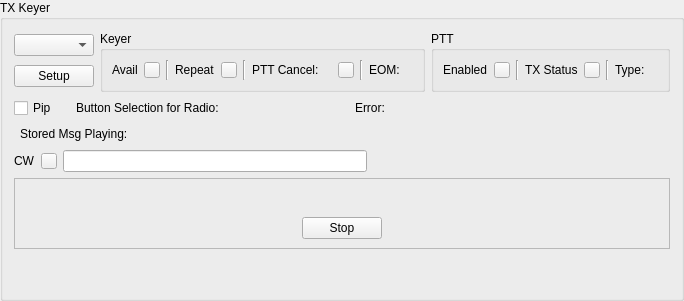
<?xml version="1.0" encoding="UTF-8"?>
<ui version="4.0">
 <class>TxVmButtonsFrame</class>
 <widget class="QGroupBox" name="TxVmButtonsFrame">
  <property name="geometry">
   <rect>
    <x>0</x>
    <y>0</y>
    <width>670</width>
    <height>301</height>
   </rect>
  </property>
  <property name="windowTitle">
   <string>GroupBox</string>
  </property>
  <property name="title">
   <string>TX Keyer</string>
  </property>
  <layout class="QVBoxLayout" name="verticalLayout_6">
   <item>
    <layout class="QVBoxLayout" name="verticalLayout">
     <item>
      <layout class="QHBoxLayout" name="horizontalLayout_18">
       <item>
        <layout class="QVBoxLayout" name="verticalLayout_3">
         <item>
          <widget class="QComboBox" name="voiceKeyerSelect"/>
         </item>
         <item>
          <widget class="QPushButton" name="vmSetupPb">
           <property name="text">
            <string>Setup</string>
           </property>
          </widget>
         </item>
        </layout>
       </item>
       <item>
        <widget class="QGroupBox" name="keyerIndicatorGroupBox">
         <property name="title">
          <string>Keyer</string>
         </property>
         <layout class="QVBoxLayout" name="verticalLayout_2">
          <item>
           <layout class="QHBoxLayout" name="horizontalLayout_5">
            <item>
             <widget class="QLabel" name="availLabel">
              <property name="text">
               <string>Avail</string>
              </property>
             </widget>
            </item>
            <item>
             <widget class="QPushButton" name="availIndicator">
              <property name="sizePolicy">
               <sizepolicy hsizetype="Fixed" vsizetype="Fixed">
                <horstretch>0</horstretch>
                <verstretch>0</verstretch>
               </sizepolicy>
              </property>
              <property name="maximumSize">
               <size>
                <width>16</width>
                <height>16</height>
               </size>
              </property>
              <property name="focusPolicy">
               <enum>Qt::FocusPolicy::NoFocus</enum>
              </property>
              <property name="text">
               <string/>
              </property>
             </widget>
            </item>
            <item>
             <widget class="Line" name="vmAvailIndicatorLine">
              <property name="orientation">
               <enum>Qt::Orientation::Vertical</enum>
              </property>
             </widget>
            </item>
            <item>
             <layout class="QHBoxLayout" name="horizontalLayout_4">
              <item>
               <widget class="QLabel" name="repeatLabel">
                <property name="text">
                 <string>Repeat</string>
                </property>
               </widget>
              </item>
              <item>
               <widget class="QPushButton" name="repeatIndicator">
                <property name="sizePolicy">
                 <sizepolicy hsizetype="Fixed" vsizetype="Fixed">
                  <horstretch>0</horstretch>
                  <verstretch>0</verstretch>
                 </sizepolicy>
                </property>
                <property name="maximumSize">
                 <size>
                  <width>16</width>
                  <height>16</height>
                 </size>
                </property>
                <property name="focusPolicy">
                 <enum>Qt::FocusPolicy::NoFocus</enum>
                </property>
                <property name="text">
                 <string/>
                </property>
               </widget>
              </item>
              <item>
               <widget class="Line" name="vmRepeatLine">
                <property name="orientation">
                 <enum>Qt::Orientation::Vertical</enum>
                </property>
               </widget>
              </item>
              <item>
               <layout class="QHBoxLayout" name="horizontalLayout_13">
                <item>
                 <layout class="QHBoxLayout" name="horizontalLayout">
                  <item>
                   <widget class="QLabel" name="pttCancelLabel">
                    <property name="text">
                     <string>PTT Cancel:</string>
                    </property>
                   </widget>
                  </item>
                  <item>
                   <widget class="QLabel" name="pttCancelControlDisplay">
                    <property name="text">
                     <string/>
                    </property>
                   </widget>
                  </item>
                  <item>
                   <widget class="QPushButton" name="pttCancelIndicator">
                    <property name="sizePolicy">
                     <sizepolicy hsizetype="Fixed" vsizetype="Fixed">
                      <horstretch>0</horstretch>
                      <verstretch>0</verstretch>
                     </sizepolicy>
                    </property>
                    <property name="maximumSize">
                     <size>
                      <width>16</width>
                      <height>16</height>
                     </size>
                    </property>
                    <property name="focusPolicy">
                     <enum>Qt::FocusPolicy::NoFocus</enum>
                    </property>
                    <property name="text">
                     <string/>
                    </property>
                   </widget>
                  </item>
                  <item>
                   <widget class="Line" name="pttCancelVertLine">
                    <property name="orientation">
                     <enum>Qt::Orientation::Vertical</enum>
                    </property>
                   </widget>
                  </item>
                 </layout>
                </item>
                <item>
                 <widget class="QLabel" name="eomLabel">
                  <property name="text">
                   <string>EOM:</string>
                  </property>
                 </widget>
                </item>
                <item>
                 <widget class="QLabel" name="eomText">
                  <property name="text">
                   <string/>
                  </property>
                 </widget>
                </item>
                <item>
                 <spacer name="horizontalSpacer_3">
                  <property name="orientation">
                   <enum>Qt::Orientation::Horizontal</enum>
                  </property>
                  <property name="sizeHint" stdset="0">
                   <size>
                    <width>40</width>
                    <height>20</height>
                   </size>
                  </property>
                 </spacer>
                </item>
               </layout>
              </item>
             </layout>
            </item>
           </layout>
          </item>
         </layout>
        </widget>
       </item>
       <item>
        <layout class="QHBoxLayout" name="horizontalLayout_14">
         <item>
          <widget class="QGroupBox" name="pttIndicatorGroupBox">
           <property name="title">
            <string>PTT</string>
           </property>
           <layout class="QHBoxLayout" name="horizontalLayout_10">
            <item>
             <layout class="QHBoxLayout" name="horizontalLayout_11">
              <item>
               <layout class="QHBoxLayout" name="horizontalLayout_12">
                <item>
                 <widget class="QLabel" name="pttEnabledLabel">
                  <property name="text">
                   <string>Enabled</string>
                  </property>
                 </widget>
                </item>
                <item>
                 <widget class="QPushButton" name="pttEnabledIndicator">
                  <property name="sizePolicy">
                   <sizepolicy hsizetype="Fixed" vsizetype="Fixed">
                    <horstretch>0</horstretch>
                    <verstretch>0</verstretch>
                   </sizepolicy>
                  </property>
                  <property name="maximumSize">
                   <size>
                    <width>16</width>
                    <height>16</height>
                   </size>
                  </property>
                  <property name="focusPolicy">
                   <enum>Qt::FocusPolicy::NoFocus</enum>
                  </property>
                  <property name="text">
                   <string/>
                  </property>
                 </widget>
                </item>
               </layout>
              </item>
              <item>
               <layout class="QHBoxLayout" name="horizontalLayout_6">
                <item>
                 <widget class="Line" name="line_3">
                  <property name="orientation">
                   <enum>Qt::Orientation::Vertical</enum>
                  </property>
                 </widget>
                </item>
                <item>
                 <widget class="QLabel" name="txStatusLabel">
                  <property name="text">
                   <string>TX Status</string>
                  </property>
                 </widget>
                </item>
                <item>
                 <widget class="QPushButton" name="txStatusIndicator">
                  <property name="sizePolicy">
                   <sizepolicy hsizetype="Fixed" vsizetype="Fixed">
                    <horstretch>0</horstretch>
                    <verstretch>0</verstretch>
                   </sizepolicy>
                  </property>
                  <property name="maximumSize">
                   <size>
                    <width>16</width>
                    <height>16</height>
                   </size>
                  </property>
                  <property name="focusPolicy">
                   <enum>Qt::FocusPolicy::NoFocus</enum>
                  </property>
                  <property name="text">
                   <string/>
                  </property>
                 </widget>
                </item>
                <item>
                 <layout class="QHBoxLayout" name="horizontalLayout_8">
                  <item>
                   <widget class="Line" name="line_4">
                    <property name="orientation">
                     <enum>Qt::Orientation::Vertical</enum>
                    </property>
                   </widget>
                  </item>
                  <item>
                   <widget class="QLabel" name="pttTypeLabel">
                    <property name="text">
                     <string>Type:</string>
                    </property>
                   </widget>
                  </item>
                  <item>
                   <widget class="QLabel" name="pttTypeText">
                    <property name="text">
                     <string/>
                    </property>
                   </widget>
                  </item>
                 </layout>
                </item>
               </layout>
              </item>
             </layout>
            </item>
           </layout>
          </widget>
         </item>
         <item>
          <spacer name="horizontalSpacer_2">
           <property name="orientation">
            <enum>Qt::Orientation::Horizontal</enum>
           </property>
           <property name="sizeHint" stdset="0">
            <size>
             <width>40</width>
             <height>20</height>
            </size>
           </property>
          </spacer>
         </item>
        </layout>
       </item>
      </layout>
     </item>
    </layout>
   </item>
   <item>
    <layout class="QHBoxLayout" name="horizontalLayout_17">
     <item>
      <layout class="QHBoxLayout" name="horizontalLayout_7">
       <item>
        <widget class="QCheckBox" name="pipCb">
         <property name="text">
          <string>Pip</string>
         </property>
        </widget>
       </item>
       <item>
        <widget class="QLabel" name="noExtKeyerLabel">
         <property name="text">
          <string/>
         </property>
        </widget>
       </item>
       <item>
        <layout class="QHBoxLayout" name="horizontalLayout_15">
         <item>
          <layout class="QHBoxLayout" name="horizontalLayout_9">
           <item>
            <widget class="QLabel" name="buttonSelectionLbl">
             <property name="text">
              <string>Button Selection for Radio:</string>
             </property>
            </widget>
           </item>
           <item>
            <widget class="QLabel" name="saveByRadioNameText">
             <property name="text">
              <string/>
             </property>
            </widget>
           </item>
           <item>
            <widget class="QLabel" name="sAndPLabel">
             <property name="text">
              <string/>
             </property>
            </widget>
           </item>
           <item>
            <spacer name="horizontalSpacer_4">
             <property name="orientation">
              <enum>Qt::Orientation::Horizontal</enum>
             </property>
             <property name="sizeHint" stdset="0">
              <size>
               <width>40</width>
               <height>20</height>
              </size>
             </property>
            </spacer>
           </item>
          </layout>
         </item>
         <item>
          <widget class="QLabel" name="errorTitleLabel">
           <property name="text">
            <string>Error:</string>
           </property>
          </widget>
         </item>
         <item>
          <widget class="QLabel" name="errorMeassageDisplay">
           <property name="text">
            <string/>
           </property>
          </widget>
         </item>
         <item>
          <spacer name="horizontalSpacer_9">
           <property name="orientation">
            <enum>Qt::Orientation::Horizontal</enum>
           </property>
           <property name="sizeHint" stdset="0">
            <size>
             <width>40</width>
             <height>20</height>
            </size>
           </property>
          </spacer>
         </item>
        </layout>
       </item>
      </layout>
     </item>
    </layout>
   </item>
   <item>
    <layout class="QVBoxLayout" name="verticalLayout_4">
     <item>
      <layout class="QHBoxLayout" name="horizontalLayout_16">
       <item>
        <layout class="QHBoxLayout" name="cwSpeedSliderHorizontalLayout">
         <item>
          <widget class="QFrame" name="cwSpeedSliderFrame">
           <property name="frameShape">
            <enum>QFrame::Shape::StyledPanel</enum>
           </property>
           <property name="frameShadow">
            <enum>QFrame::Shadow::Raised</enum>
           </property>
          </widget>
         </item>
        </layout>
       </item>
       <item>
        <layout class="QHBoxLayout" name="horizontalLayout_2">
         <item>
          <widget class="QLabel" name="cwMesssagePlayingLabel">
           <property name="text">
            <string>Stored Msg Playing:</string>
           </property>
          </widget>
         </item>
         <item>
          <widget class="QLabel" name="cwMessagePlayingDisplay">
           <property name="text">
            <string/>
           </property>
          </widget>
         </item>
         <item>
          <spacer name="horizontalSpacer">
           <property name="orientation">
            <enum>Qt::Orientation::Horizontal</enum>
           </property>
           <property name="sizeHint" stdset="0">
            <size>
             <width>40</width>
             <height>20</height>
            </size>
           </property>
          </spacer>
         </item>
        </layout>
       </item>
      </layout>
     </item>
     <item>
      <layout class="QHBoxLayout" name="horizontalLayout_3">
       <item>
        <widget class="QLabel" name="cwEntryLabel">
         <property name="text">
          <string>CW</string>
         </property>
        </widget>
       </item>
       <item>
        <widget class="QPushButton" name="cwFreeTextPlayingIndicator">
         <property name="sizePolicy">
          <sizepolicy hsizetype="Fixed" vsizetype="Fixed">
           <horstretch>0</horstretch>
           <verstretch>0</verstretch>
          </sizepolicy>
         </property>
         <property name="maximumSize">
          <size>
           <width>16</width>
           <height>16</height>
          </size>
         </property>
         <property name="focusPolicy">
          <enum>Qt::FocusPolicy::NoFocus</enum>
         </property>
         <property name="text">
          <string/>
         </property>
        </widget>
       </item>
       <item>
        <widget class="QLineEdit" name="cwEntry"/>
       </item>
       <item>
        <spacer name="horizontalSpacer_5">
         <property name="orientation">
          <enum>Qt::Orientation::Horizontal</enum>
         </property>
         <property name="sizeHint" stdset="0">
          <size>
           <width>40</width>
           <height>20</height>
          </size>
         </property>
        </spacer>
       </item>
      </layout>
     </item>
     <item>
      <widget class="QFrame" name="buttonGridOuterFrame">
       <property name="frameShape">
        <enum>QFrame::Shape::StyledPanel</enum>
       </property>
       <property name="frameShadow">
        <enum>QFrame::Shadow::Raised</enum>
       </property>
       <layout class="QHBoxLayout" name="horizontalLayout_19">
        <item>
         <layout class="QVBoxLayout" name="verticalLayout_5">
          <item>
           <layout class="QHBoxLayout" name="vmButtonsHorizLayout">
            <item>
             <spacer name="vmButtonsLeftSpacer">
              <property name="orientation">
               <enum>Qt::Orientation::Horizontal</enum>
              </property>
              <property name="sizeHint" stdset="0">
               <size>
                <width>40</width>
                <height>20</height>
               </size>
              </property>
             </spacer>
            </item>
            <item>
             <widget class="QFrame" name="buttonGridContainer">
              <property name="frameShape">
               <enum>QFrame::Shape::StyledPanel</enum>
              </property>
              <property name="frameShadow">
               <enum>QFrame::Shadow::Raised</enum>
              </property>
             </widget>
            </item>
            <item>
             <spacer name="horizontalSpacer_8">
              <property name="orientation">
               <enum>Qt::Orientation::Horizontal</enum>
              </property>
              <property name="sizeHint" stdset="0">
               <size>
                <width>38</width>
                <height>23</height>
               </size>
              </property>
             </spacer>
            </item>
           </layout>
          </item>
          <item>
           <layout class="QHBoxLayout" name="stopButtonHorizLayout">
            <item>
             <spacer name="stopButtonLeftSpacer">
              <property name="orientation">
               <enum>Qt::Orientation::Horizontal</enum>
              </property>
              <property name="sizeHint" stdset="0">
               <size>
                <width>40</width>
                <height>20</height>
               </size>
              </property>
             </spacer>
            </item>
            <item>
             <widget class="QPushButton" name="vmStopPb">
              <property name="text">
               <string>Stop</string>
              </property>
             </widget>
            </item>
            <item>
             <spacer name="horizontalSpacer_6">
              <property name="orientation">
               <enum>Qt::Orientation::Horizontal</enum>
              </property>
              <property name="sizeHint" stdset="0">
               <size>
                <width>40</width>
                <height>20</height>
               </size>
              </property>
             </spacer>
            </item>
           </layout>
          </item>
         </layout>
        </item>
       </layout>
      </widget>
     </item>
    </layout>
   </item>
   <item>
    <spacer name="verticalSpacer">
     <property name="orientation">
      <enum>Qt::Orientation::Vertical</enum>
     </property>
     <property name="sizeHint" stdset="0">
      <size>
       <width>20</width>
       <height>40</height>
      </size>
     </property>
    </spacer>
   </item>
  </layout>
 </widget>
 <resources/>
 <connections/>
</ui>
